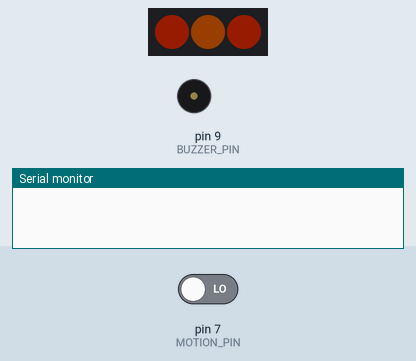
This sketch was run on a simulated Arduino Uno, built with avr-gcc and run on an emulated ATmega328P. Parts: 3 RGB LEDs in strip order, left to right, buzzer (waves = sounding), the last lines printed to the serial monitor. The inputs (shaded band) are chosen by the test bench; at power-on: pin 7 (MOTION_PIN) LOW. Dim RGB values are drawn brighter than linear; random numbers use the default seed unless the sketch sets one.

Above: at 1.2 s.
1.3 s: pin 7 (MOTION_PIN) driven HIGH
At 1.38 s:
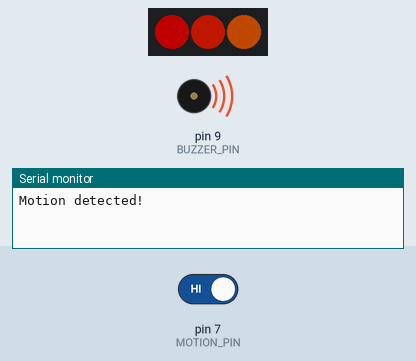
Timing chart, 0 to 10.3 s (numbered marks = the images above; inputs shaded):
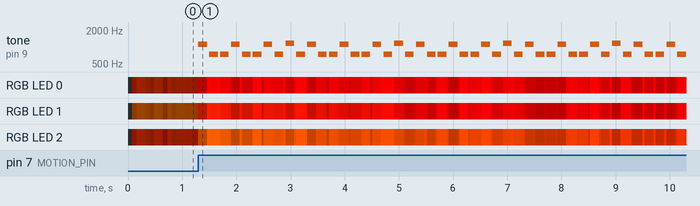

The sketch:

PumpkinSketch.ino
```cpp
/*
  Halloween Pumpkin
  Description:
  Hardware: Lightup using PIR sensor and on-board NeoPixels and Buzzer
  Library: Adafruit NeoPixel library
  Author: ROBO
  Date: October 2025
*/

#include <Adafruit_NeoPixel.h>

#define PIXELS_PIN 8        // NeoPixels pin
#define NUMPIXELS 3         // Number of NeoPixels
#define BUZZER_PIN 9        // Buzzer pin
#define MOTION_PIN 7        // PIR motion sensor input pin
#define WAIT 500            // Cooldown after motion sequence

// Define pixel positions
#define RED_PIXEL 0
#define ORANGE_PIXEL 1
#define LIGHTORANGE_PIXEL 2

// Colors
uint32_t redColor         = Adafruit_NeoPixel::Color(255, 0, 0);
uint32_t orangeColor      = Adafruit_NeoPixel::Color(255, 55, 0);
uint32_t lightorangeColor = Adafruit_NeoPixel::Color(255, 110, 0);
uint32_t offColor         = Adafruit_NeoPixel::Color(0, 0, 0);

// Note frequencies [Hz]
int cs6 = 1109;
int fs5 = 740;
int d6  = 1175;
int c6  = 1047;
int f5  = 698;
int b5  = 988;
int e5  = 659;
int bf5 = 932;
int ef5 = 622;
int b4  = 494;
int g5  = 784;

// Melody timing
int desired_duration = 30000;           // Total melody duration [ms]
int note_duration = 200;               // Duration per note
int numTones = round(desired_duration / note_duration);

// =====================================================
// 🎃 Full Halloween Melody Sequence
// Extended version (spooky loop-ready)
// =====================================================
int tones[] = {
  cs6, fs5, fs5, cs6, fs5, fs5, cs6, fs5, d6, fs5,
  cs6, fs5, fs5, cs6, fs5, fs5, cs6, fs5,  d6, fs5,
  cs6, fs5, fs5, cs6, fs5, fs5, cs6, fs5,  d6, fs5,
 	cs6, fs5, fs5, cs6, fs5, fs5, cs6, fs5,  d6, fs5,
 	cs6,  fs5, fs5, cs6, fs5, fs5, cs6, fs5,  d6, fs5,
	cs6, fs5, fs5, cs6,  fs5, fs5, cs6, fs5,  d6, fs5,
  c6,  f5,  f5,  c6,  f5,  f5,  c6,  f5, cs6,  f5,
  c6,  f5,  f5,  c6,  f5,  f5,  c6,  f5, cs6,  f5,
  cs6, fs5, fs5, cs6, fs5, fs5, cs6, fs5,  d6, fs5,
  cs6, fs5, fs5, cs6, fs5, fs5, cs6, fs5,  d6, fs5,
  c6,  f5,  f5,  c6,  f5,  f5,  c6,  f5, cs6,  f5,
  c6,  f5,  f5,  c6,  f5,  f5,  c6,  f5, cs6,  f5,
  b5,  e5,  e5,  b5,  e5,  e5,  b5,  e5,  c6,  e5,
  b5,  e5,  e5,  b5,  e5,  e5,  b5,  e5,  c6,  e5,
  bf5, ef5, ef5, bf5, ef5, ef5, bf5, ef5,  b5, ef5,
  bf5, ef5, ef5, bf5, ef5, ef5, bf5, ef5,  b5, ef5,
  b5,  e5,  e5,  b5,  e5,  e5,  b5,  e5,  c6,  e5,
  b5,  e5,  e5,  b5,  e5,  e5,  b5,  e5,  c6,  e5,
  bf5, ef5,  ef5, bf5, ef5, ef5, bf5, ef5,  b5, ef5,
  bf5, ef5, ef5, bf5,  ef5, ef5, bf5, ef5,  b5, ef5,
  fs5,  b4,  b4, fs5,  b4,  b4, fs5,  b4,  g5,  b4,
  fs5,  b4,  b4, fs5,  b4,  b4, fs5,  b4,  g5,  b4,
  fs5,  b4,  b4, fs5,  b4,  b4, fs5,  b4,  g5,  b4,
  fs5,  b4,  b4, fs5,  b4,  b4, fs5,  b4,  g5,  b4,
  fs5,  b4,  b4, fs5,  b4,  b4, fs5,  b4,  g5,  b4,
  fs5,  b4,  b4,  fs5,  b4,  b4, fs5,  b4,  g5,  b4,
  fs5,  b4,  b4, fs5,  b4,  b4,  fs5,  b4,  g5,  b4,
  fs5,  b4,  b4, fs5,  b4,  b4, fs5,  b4,  g5,  b4,
  fs5,  b4,  b4, fs5,  b4,  b4, fs5,  b4,  g5,  b4};

Adafruit_NeoPixel pixels = Adafruit_NeoPixel(NUMPIXELS, PIXELS_PIN, NEO_GRB + NEO_KHZ800);

int motionState = LOW;
unsigned long lastMotionTime = 0;
unsigned long idleFlickerTimer = 0;

void setup() {
  Serial.begin(9600);
  pinMode(MOTION_PIN, INPUT);
  pinMode(BUZZER_PIN, OUTPUT);

  pixels.begin();
  pixels.setBrightness(255);
  for (int i = 0; i < NUMPIXELS; i++) {
    pixels.setPixelColor(i, offColor);
  }
  pixels.show();
}

void loop() {
  motionState = digitalRead(MOTION_PIN);

  if (motionState == HIGH) {
    Serial.println("Motion detected!");
    playSpookySequence();
    lastMotionTime = millis();
    delay(WAIT);
  } else {
    // Subtle idle flicker (soft candle effect)
    unsigned long now = millis();
    if (now - idleFlickerTimer > 80) { // every ~80 ms
      idleFlickerTimer = now;
      softFlicker();
    }
  }
}

void softFlicker() {
  // Gentle, random low-brightness flicker for idle mode
  int flickerBrightness = random(5, 30); // between 10–60 brightness (out of 255)
  pixels.setBrightness(flickerBrightness);
  pixels.setPixelColor(RED_PIXEL, orangeColor);
  pixels.setPixelColor(ORANGE_PIXEL, lightorangeColor);
  pixels.setPixelColor(LIGHTORANGE_PIXEL, orangeColor);
  pixels.show();
}

void playSpookySequence() {
  // Turn on vivid colors
  pixels.setPixelColor(RED_PIXEL, redColor);
  pixels.setPixelColor(ORANGE_PIXEL, orangeColor);
  pixels.setPixelColor(LIGHTORANGE_PIXEL, lightorangeColor);
  pixels.show();

  for (int i = 0; i < numTones && i < (sizeof(tones) / sizeof(tones[0])); i++) {
    tone(BUZZER_PIN, tones[i]);

    // Dynamic flicker
    pixels.setBrightness(random(75, 255));
    pixels.show();
    delay(0.8 * note_duration);

    noTone(BUZZER_PIN);

    pixels.setBrightness(random(75, 255));
    pixels.show();
    delay(0.2 * note_duration);
  }

  // End of sequence
  noTone(BUZZER_PIN);
  for (int i = 0; i < NUMPIXELS; i++) {
    pixels.setPixelColor(i, offColor);
  }
  pixels.show();
}
```
